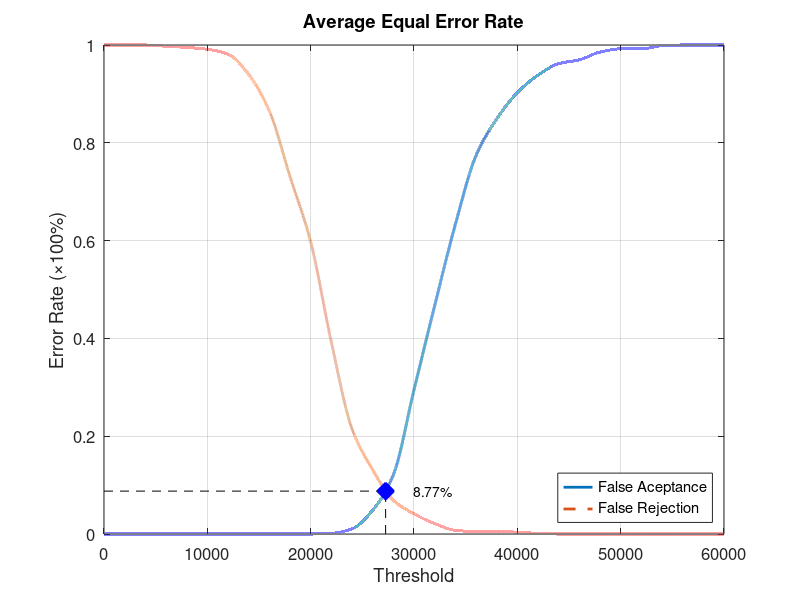
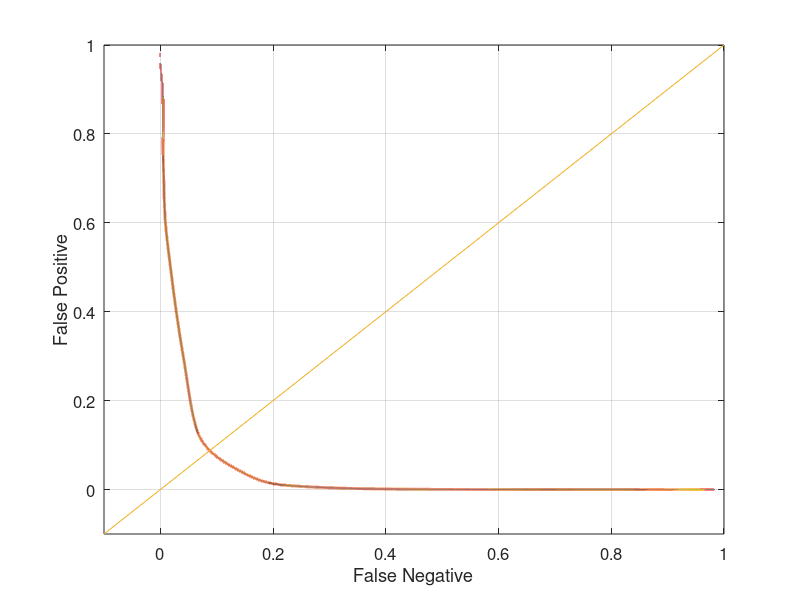

These figures' MATLAB source, in order:
function yEER = Experiment3Average
close all;
clear;
clc;
x = 0:2000:60000;
xq = 0:0.5:60000;

y0 = [0 0 0 0 0 0 0 0 0 0 0 0.00131579 0.0105263 0.0486842 0.121053 0.294737 0.467105 0.632895 0.773684 0.848684 0.902632 0.938158 0.961842 0.969737 0.985526 0.992105 0.992105 0.998684 1 1 1];
yy0 = interp1(x, y0, xq, 'pchip');
y1 = [1 1 1 0.9975 0.995 0.99125 0.98125 0.94 0.865 0.73125 0.5975 0.3925 0.215 0.13125 0.06875 0.04125 0.02125 0.0075 0.005 0.005 0.00375 0.00125 0 0 0 0 0 0 0 0 0];
yy1 = interp1(x, y1, xq, 'pchip');

% Calculating EER: 
y2 = abs(y0 - y1);
find(y2 == min(y2))
yy2 = abs(yy0 - yy1);
xEER = find(yy2 == min(yy2));
xEERIndex = xq(xEER) % X-axis EER
yEER = yy0(xEER) % Y-axis EER

main = figure
plot(xq, yy0,'-','LineWidth', 2);	hold on
plot(xq, yy1,'--','LineWidth', 2);	hold on
plot([xEERIndex xEERIndex], [0 yEER], 'k--');	hold on
plot([0 xEERIndex], [yEER yEER], 'k--');	hold on
plot(xEERIndex, yEER, 'bx', 'LineWidth', 10);	hold on
text(xEERIndex + 10 * xEERIndex / 100, yEER, [num2str(round((10000 * yEER)) / 100) '%'])
legend('False Aceptance', 'False Rejection', 'Location', 'SouthEast')
xlabel('Threshold')
ylabel('Error Rate (\times100%)')
title('Average Equal Error Rate')
set(gca, 'FontSize', 12)
axis([0 60000 0 1])
grid on

print(main, 'Experiment3AverageMain', '-dpng');
FNRxFPR = figure('Color', [1 1 1]);
plot(yy1, yy0, '-', yy1, yy0, 'LineWidth', 2);
hold on
y = -0.1:0.1:1
plot(y, y); 
set(gca, 'FontSize', 12)
xlabel('False Negative')
ylabel('False Positive')
axis([-0.1 1 -0.1 1])
set(gca, 'FontSize', 12)
grid on

print(FNRxFPR, 'Experiment3AverageFNRxFPR','-dpng');
end
